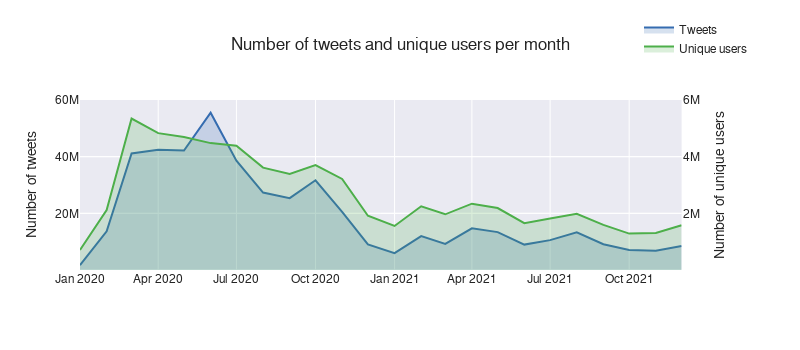

Notebook cell for this chart:
### Code cell
import plotly.graph_objects as go
from plotly.subplots import make_subplots
import numpy as np

# Create figure with secondary y-axis
fig = make_subplots(specs=[[{"secondary_y": True}]])

# Add traces
fig.add_trace(
    go.Scatter(x=selected.created_at, y=selected.n_tweets, name="Tweets", fill='tozeroy', line=dict(color='rgba(53,108,176,1)'), fillcolor='rgba(53,108,176,0.2)'),
    secondary_y=False,
)

fig.add_trace(
    go.Scatter(x=selected.created_at, y=selected.n_unique_users, name="Unique users", fill='tozeroy', line=dict(color='rgba(77,175,74,1)'), fillcolor='rgba(77,175,74,0.2)'),
    secondary_y=True,
)

figy = fig.data[0].y
figy2 = fig.data[1].y
ticksy = list(np.linspace(0, 6e7, endpoint = True, num = 4))[1:]
ticksy2 = list(np.linspace(0, 6e6, endpoint = True, num = 4))[1:]


# fig.update_xaxes(dtick='M1', tickformat="%b", title='Month (2020)')
fig.update_yaxes(range=[0, 6e7], secondary_y=False, title='Number of tweets')
fig.update_yaxes(range=[0,6e6], secondary_y=True, title='Number of unique users')
fig.update_yaxes(tickvals = ticksy, secondary_y=False)
fig.update_yaxes(tickvals = ticksy2, secondary_y=True)
fig.update_layout(template='seaborn', font=dict(family='Helvetica,FreeSans,Arial'), title='Number of tweets and unique users per month', width=800, height=350,
                 legend=dict(yanchor='top', y=1.5, xanchor='right', x=1.05))

fig.show()

### Figure 1 — Plotly figure (JSON) as saved in the notebook; plotly's stock layout.template omitted (floating-point values rounded to 4 significant figures)
{"data": [{"fill": "tozeroy", "fillcolor": "rgba(53,108,176,0.2)", "line": {"color": "rgba(53,108,176,1)"}, "name": "Tweets", "type": "scatter", "x": ["2020-01-01T00:00:00", "2020-02-01T00:00:00", "2020-03-01T00:00:00", "2020-04-01T00:00:00", "2020-05-01T00:00:00", "2020-06-01T00:00:00", "2020-07-01T00:00:00", "2020-08-01T00:00:00", "2020-09-01T00:00:00", "2020-10-01T00:00:00", "2020-11-01T00:00:00", "2020-12-01T00:00:00", "2021-01-01T00:00:00", "2021-02-01T00:00:00", "2021-03-01T00:00:00", "2021-04-01T00:00:00", "2021-05-01T00:00:00", "2021-06-01T00:00:00", "2021-07-01T00:00:00", "2021-08-01T00:00:00", "2021-09-01T00:00:00", "2021-10-01T00:00:00", "2021-11-01T00:00:00", "2021-12-01T00:00:00"], "xaxis": "x", "y": [1710781, 13637918, 41149267, 42409718, 42146216, 55519551, 38599560, 27346982, 25370561, 31679769, 20499417, 9014265, 5952389, 11943040, 9188471, 14688039, 13367304, 8964169, 10544369, 13265557, 9109491, 7095771, 6813181, 8462463], "yaxis": "y"}, {"fill": "tozeroy", "fillcolor": "rgba(77,175,74,0.2)", "line": {"color": "rgba(77,175,74,1)"}, "name": "Unique users", "type": "scatter", "x": ["2020-01-01T00:00:00", "2020-02-01T00:00:00", "2020-03-01T00:00:00", "2020-04-01T00:00:00", "2020-05-01T00:00:00", "2020-06-01T00:00:00", "2020-07-01T00:00:00", "2020-08-01T00:00:00", "2020-09-01T00:00:00", "2020-10-01T00:00:00", "2020-11-01T00:00:00", "2020-12-01T00:00:00", "2021-01-01T00:00:00", "2021-02-01T00:00:00", "2021-03-01T00:00:00", "2021-04-01T00:00:00", "2021-05-01T00:00:00", "2021-06-01T00:00:00", "2021-07-01T00:00:00", "2021-08-01T00:00:00", "2021-09-01T00:00:00", "2021-10-01T00:00:00", "2021-11-01T00:00:00", "2021-12-01T00:00:00"], "xaxis": "x", "y": [706925, 2115615, 5344798, 4831125, 4691446, 4478299, 4382535, 3612893, 3392469, 3700795, 3212876, 1916392, 1554602, 2247958, 1965379, 2340186, 2187719, 1654390, 1815003, 1982726, 1593925, 1285247, 1305515, 1578850], "yaxis": "y2"}], "layout": {"font": {"family": "Helvetica,FreeSans,Arial"}, "height": 350, "legend": {"x": 1.05, "xanchor": "right", "y": 1.5, "yanchor": "top"}, "title": {"text": "Number of tweets and unique users per month"}, "width": 800, "xaxis": {"anchor": "y", "autorange": true, "domain": [0, 0.94], "range": ["2020-01-01", "2021-12-01"], "type": "date"}, "yaxis": {"anchor": "x", "domain": [0, 1], "range": [0, 60000000], "tickvals": [20000000, 40000000, 60000000], "title": {"text": "Number of tweets"}, "type": "linear"}, "yaxis2": {"anchor": "x", "overlaying": "y", "range": [0, 6000000], "side": "right", "tickvals": [2000000, 4000000, 6000000], "title": {"text": "Number of unique users"}, "type": "linear"}}}
